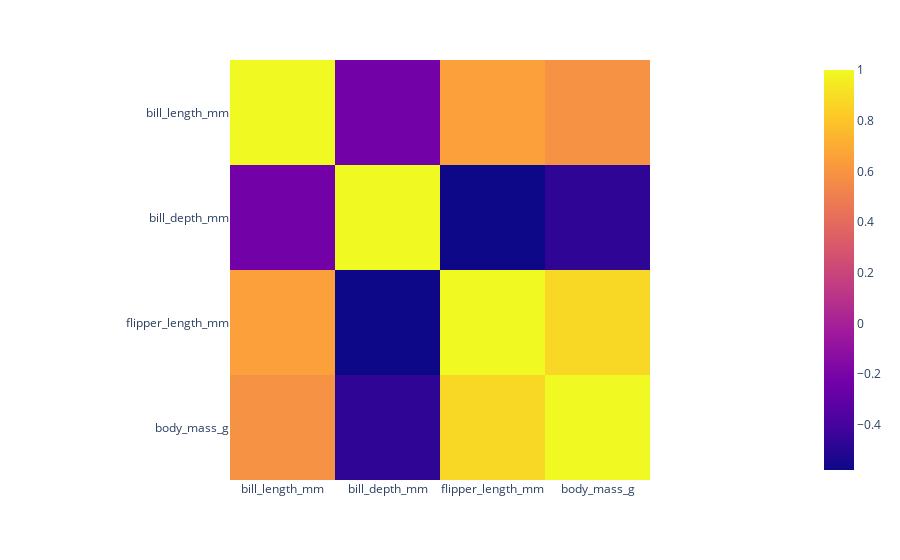

Notebook cell for this chart:
### Code cell
# imshow es lo que hay por detras
px.imshow(df.corr())

### Figure 1 — Plotly figure (JSON) as saved in the notebook; plotly's stock layout.template omitted (floating-point values rounded to 4 significant figures)
{"data": [{"coloraxis": "coloraxis", "hovertemplate": "x: %{x}<br>y: %{y}<br>color: %{z}<extra></extra>", "name": "0", "type": "heatmap", "x": ["bill_length_mm", "bill_depth_mm", "flipper_length_mm", "body_mass_g"], "xaxis": "x", "y": ["bill_length_mm", "bill_depth_mm", "flipper_length_mm", "body_mass_g"], "yaxis": "y", "z": [[1, -0.2286, 0.6531, 0.5895], [-0.2286, 1, -0.5778, -0.472], [0.6531, -0.5778, 1, 0.873], [0.5895, -0.472, 0.873, 1]]}], "layout": {"coloraxis": {"colorscale": [[0, "#0d0887"], [0.1111, "#46039f"], [0.2222, "#7201a8"], [0.3333, "#9c179e"], [0.4444, "#bd3786"], [0.5556, "#d8576b"], [0.6667, "#ed7953"], [0.7778, "#fb9f3a"], [0.8889, "#fdca26"], [1, "#f0f921"]]}, "margin": {"t": 60}, "xaxis": {"anchor": "y", "constrain": "domain", "domain": [0, 1], "scaleanchor": "y"}, "yaxis": {"anchor": "x", "autorange": "reversed", "constrain": "domain", "domain": [0, 1]}}}
